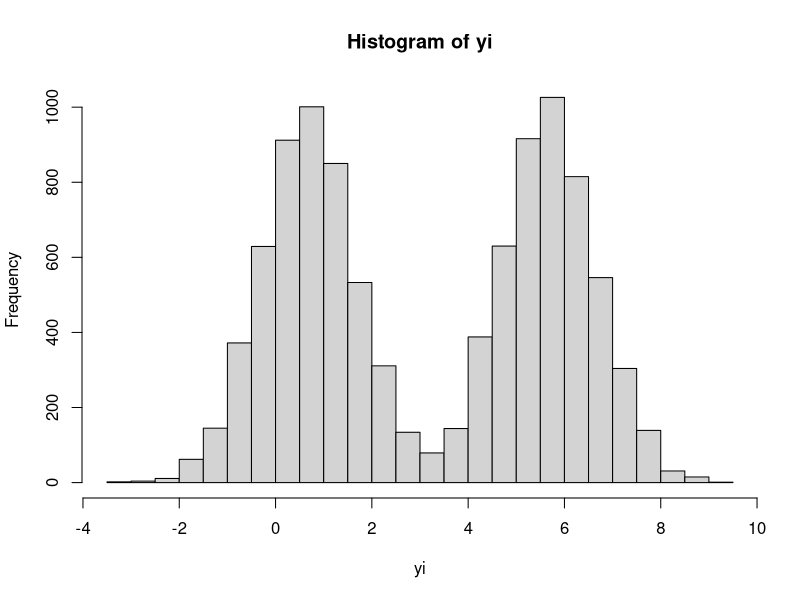
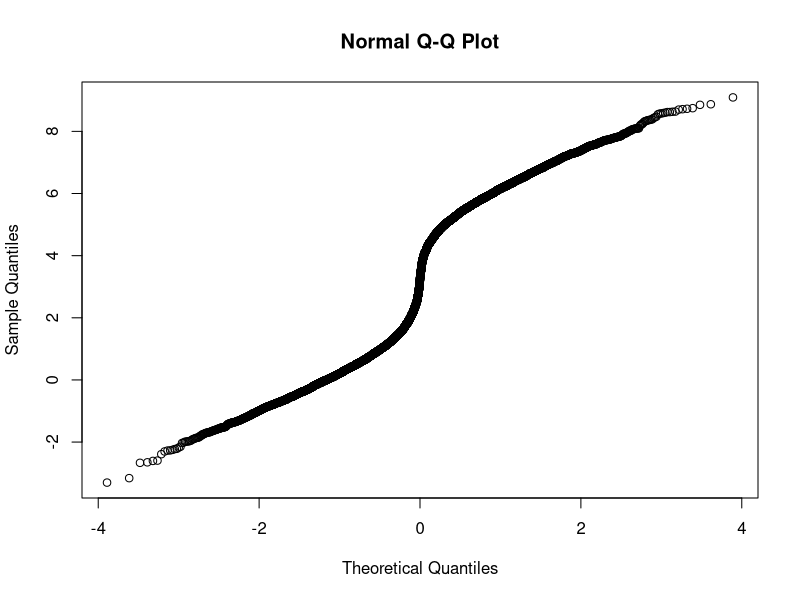
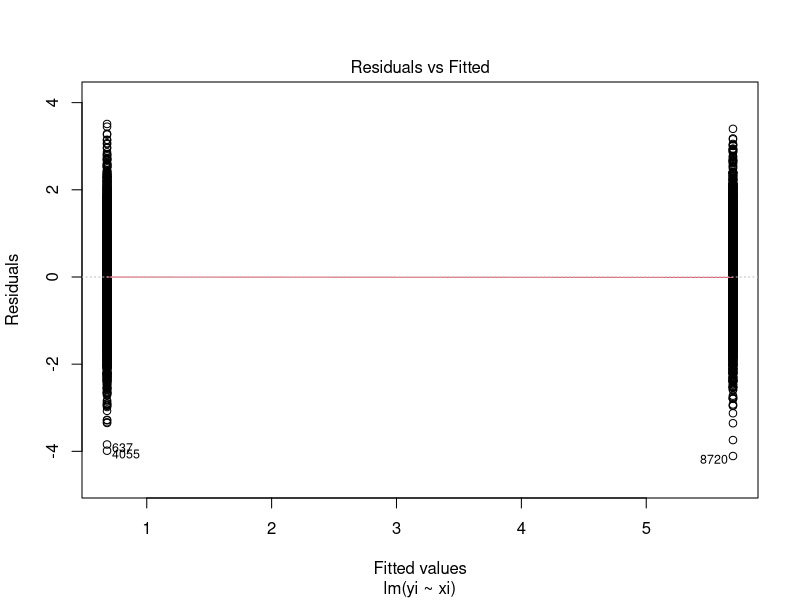
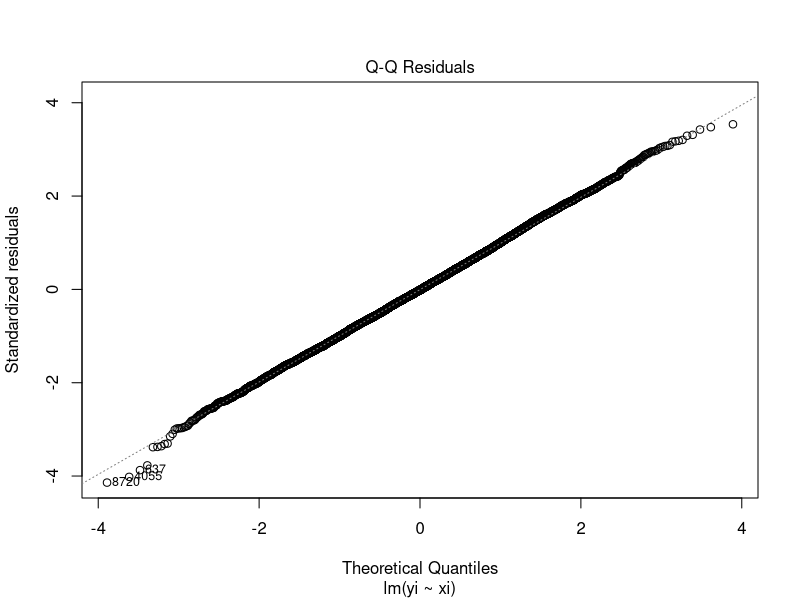
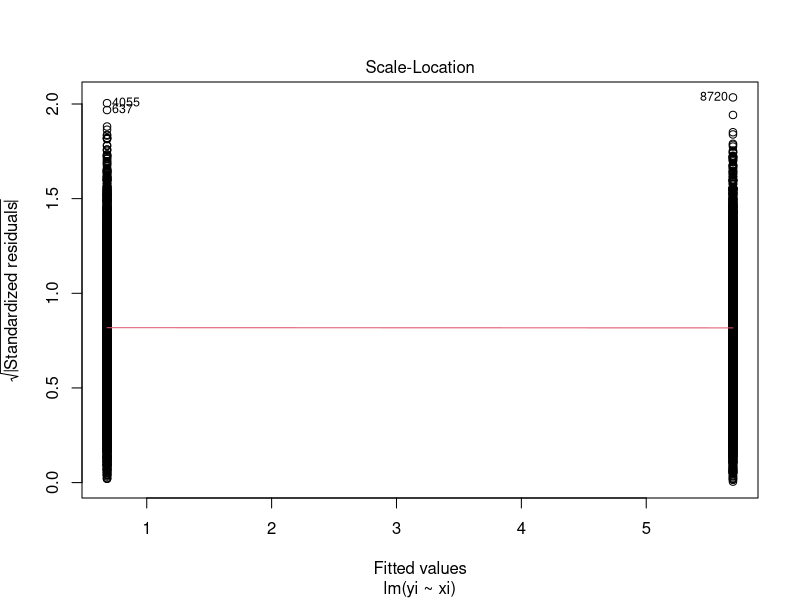
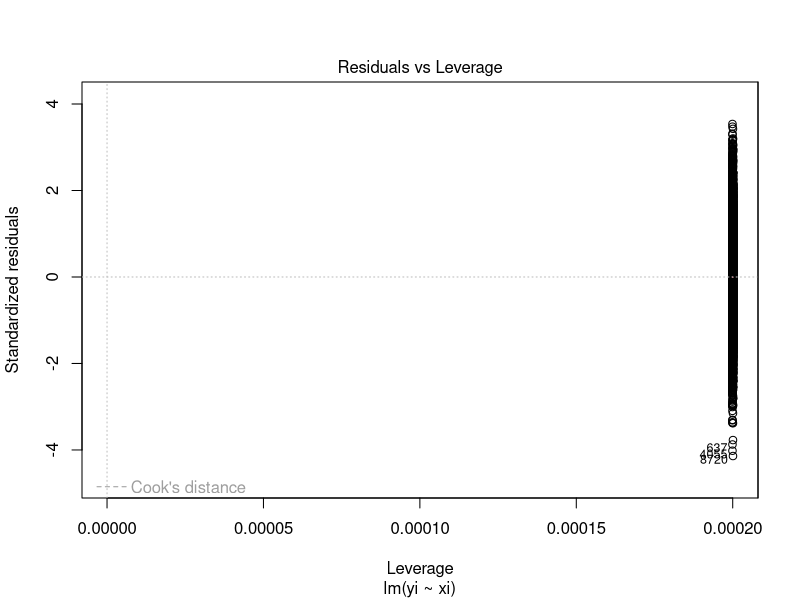
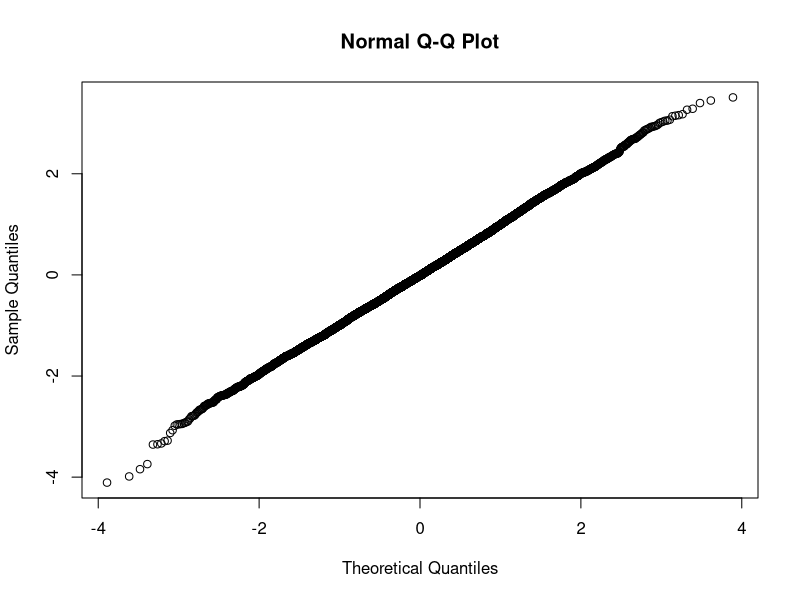
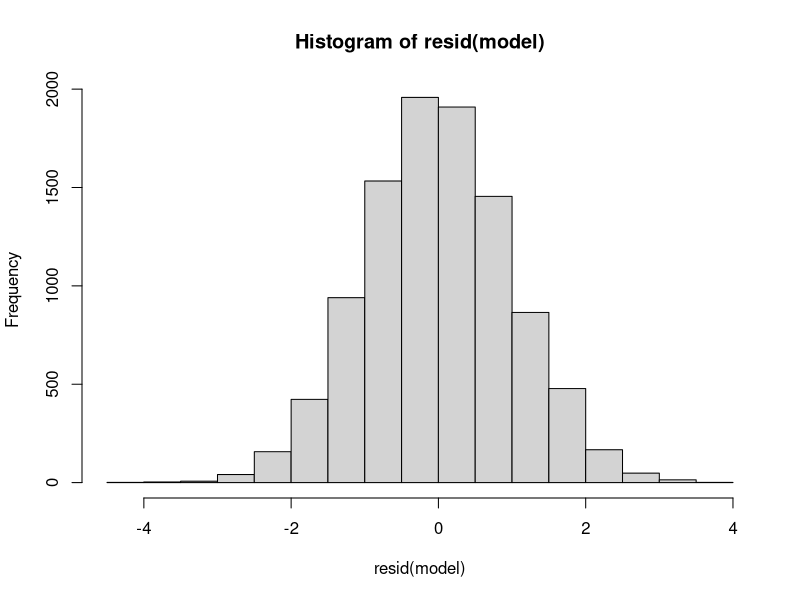

Write the R code that produced these figures, in order.
## ---- chunk 1
xi <- rbinom(10000, 1, .5)

## ---- chunk 2
yi <- 0 + 5 * xi + rnorm(10000, .7)

## ---- chunk 3
hist(yi, breaks=20)
## ---- chunk 4
qqnorm(yi)
## ---- chunk 5
model <- lm(yi~xi)
## ---- chunk 6
plot(model)
## ---- chunk 7
qqnorm(resid(model))
## ---- chunk 8
hist(resid(model),breaks=20)
